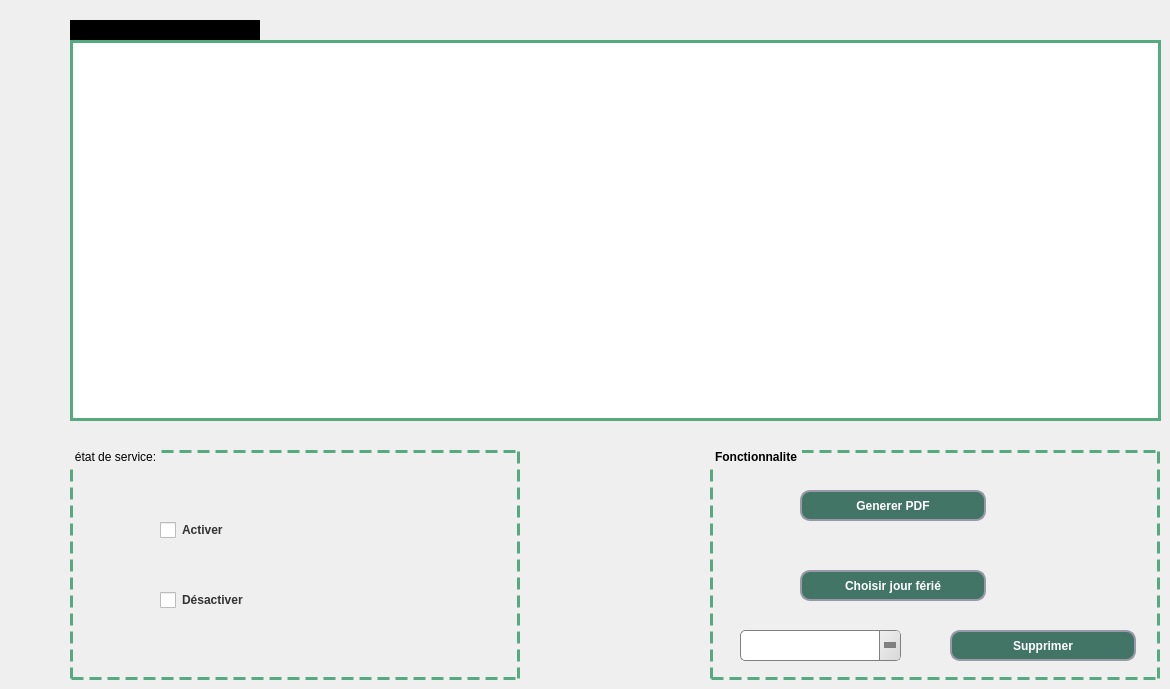
     <widget class="QWidget" name="tab_3">
      <attribute name="title">
       <string>Cafe</string>
      </attribute>
      <widget class="QGroupBox" name="groupBox_4">
       <property name="geometry">
        <rect>
         <x>70</x>
         <y>450</y>
         <width>450</width>
         <height>230</height>
        </rect>
       </property>
       <property name="styleSheet">
        <string notr="true">QGroupBox {
    border: 3px dashed rgb(85, 170, 127);
    margin-top: 1ex; /* leave space at the top for the title */
font: 10pt &quot;MS Shell Dlg 2&quot;;
}

QGroupBox::title {
    subcontrol-origin: margin;
    padding: 0 3px;
}</string>
       </property>
       <property name="title">
        <string>état de service:</string>
       </property>
       <widget class="QCheckBox" name="checkBox_5">
        <property name="geometry">
         <rect>
          <x>70</x>
          <y>70</y>
          <width>150</width>
          <height>20</height>
         </rect>
        </property>
        <property name="styleSheet">
         <string notr="true">QCheckBox {
    color: #333;
    font-weight: bold;
    padding-left: 20px;
}

QCheckBox::indicator {
    width: 16px;
    height: 16px;
}


</string>
        </property>
        <property name="text">
         <string>Activer</string>
        </property>
       </widget>
       <widget class="QCheckBox" name="checkBox_6">
        <property name="geometry">
         <rect>
          <x>70</x>
          <y>140</y>
          <width>150</width>
          <height>20</height>
         </rect>
        </property>
        <property name="styleSheet">
         <string notr="true">QCheckBox {
    color: #333;
    font-weight: bold;
    padding-left: 20px;
}

QCheckBox::indicator {
    width: 16px;
    height: 16px;
}

</string>
        </property>
        <property name="text">
         <string>Désactiver</string>
        </property>
       </widget>
      </widget>
      <widget class="QLabel" name="label_10">
       <property name="geometry">
        <rect>
         <x>70</x>
         <y>20</y>
         <width>190</width>
         <height>20</height>
        </rect>
       </property>
       <property name="styleSheet">
        <string notr="true">QLabel {
	font: 12pt &quot;MS Shell Dlg 2&quot;;
    color: black;
    background-color: black;
    font-weight: bold;
}
</string>
       </property>
       <property name="text">
        <string>Service récent :</string>
       </property>
      </widget>
      <widget class="QLabel" name="label_14">
       <property name="geometry">
        <rect>
         <x>1020</x>
         <y>9</y>
         <width>141</width>
         <height>31</height>
        </rect>
       </property>
       <property name="text">
        <string/>
       </property>
       <property name="pixmap">
        <pixmap>../../../../Downloads/331307335_580804193677575_966179827642562636_n.png</pixmap>
       </property>
       <property name="scaledContents">
        <bool>true</bool>
       </property>
      </widget>
      <widget class="QGroupBox" name="groupBox_6">
       <property name="geometry">
        <rect>
         <x>710</x>
         <y>450</y>
         <width>450</width>
         <height>230</height>
        </rect>
       </property>
       <property name="styleSheet">
        <string notr="true">QGroupBox {
    border: 3px dashed rgb(85, 170, 127);
    margin-top: 1ex; /* leave space at the top for the title */
font: 75 9pt &quot;MS Shell Dlg 2&quot;;
font-weight: bold;
}

QGroupBox::title {
    subcontrol-origin: margin;
    padding: 0 3px;
}</string>
       </property>
       <property name="title">
        <string>Fonctionnalite</string>
       </property>
       <widget class="QPushButton" name="pushButton_4">
        <property name="geometry">
         <rect>
          <x>90</x>
          <y>40</y>
          <width>186</width>
          <height>31</height>
         </rect>
        </property>
        <property name="font">
         <font>
          <pointsize>9</pointsize>
          <weight>75</weight>
          <bold>true</bold>
         </font>
        </property>
        <property name="styleSheet">
         <string notr="true">QPushButton{
 background: rgb(66, 117, 102);
border-radius:10px;
border-style:solid;
border-width:2px;
border-color:#9999aa;
color:white;
}
QPushButton:enabled{
 background-color: rgb(66, 117, 102);
color:white;
}

QPushButton:pressed{
 background-color: qlineargradient(spread:pad, x1:0.5, y1:0.0342727, x2:0.5, y2:1, stop:0 rgba(0, 255, 255, 255), stop:1 rgba(255, 255, 255, 255));
color:#fffffe;
}

QPushButton:hover:!pressed{
 background-color:   rgb(221,222,217);
color:#0c2f70;
}

QPushButton:disabled{
background-color:rgb(66, 117, 102);
color:#ffffff;
}</string>
        </property>
        <property name="text">
         <string>Generer PDF</string>
        </property>
       </widget>
       <widget class="QLabel" name="label_17">
        <property name="geometry">
         <rect>
          <x>20</x>
          <y>30</y>
          <width>51</width>
          <height>51</height>
         </rect>
        </property>
        <property name="text">
         <string/>
        </property>
        <property name="pixmap">
         <pixmap>../../../../Downloads/331585408_556456159849722_8965214278401908655_n (1).png</pixmap>
        </property>
        <property name="scaledContents">
         <bool>true</bool>
        </property>
       </widget>
       <widget class="QPushButton" name="pushButton_6">
        <property name="geometry">
         <rect>
          <x>90</x>
          <y>120</y>
          <width>186</width>
          <height>31</height>
         </rect>
        </property>
        <property name="font">
         <font>
          <pointsize>9</pointsize>
          <weight>75</weight>
          <bold>true</bold>
         </font>
        </property>
        <property name="styleSheet">
         <string notr="true">QPushButton{
 background: rgb(66, 117, 102);
border-radius:10px;
border-style:solid;
border-width:2px;
border-color:#9999aa;
color:white;
}
QPushButton:enabled{
 background-color: rgb(66, 117, 102);
color:white;
}

QPushButton:pressed{
 background-color: qlineargradient(spread:pad, x1:0.5, y1:0.0342727, x2:0.5, y2:1, stop:0 rgba(0, 255, 255, 255), stop:1 rgba(255, 255, 255, 255));
color:#fffffe;
}

QPushButton:hover:!pressed{
 background-color:   rgb(221,222,217);
color:#0c2f70;
}

QPushButton:disabled{
background-color:rgb(66, 117, 102);
color:#ffffff;
}</string>
        </property>
        <property name="text">
         <string>Choisir jour férié</string>
        </property>
       </widget>
       <widget class="QLabel" name="label_19">
        <property name="geometry">
         <rect>
          <x>20</x>
          <y>110</y>
          <width>51</width>
          <height>51</height>
         </rect>
        </property>
        <property name="text">
         <string/>
        </property>
        <property name="pixmap">
         <pixmap>../../../../Downloads/calendar (1).png</pixmap>
        </property>
        <property name="scaledContents">
         <bool>true</bool>
        </property>
       </widget>
       <widget class="QPushButton" name="pushButton_supp">
        <property name="geometry">
         <rect>
          <x>240</x>
          <y>180</y>
          <width>186</width>
          <height>31</height>
         </rect>
        </property>
        <property name="font">
         <font>
          <pointsize>9</pointsize>
          <weight>75</weight>
          <bold>true</bold>
         </font>
        </property>
        <property name="styleSheet">
         <string notr="true">QPushButton{
 background: rgb(66, 117, 102);
border-radius:10px;
border-style:solid;
border-width:2px;
border-color:#9999aa;
color:white;
}
QPushButton:enabled{
 background-color: rgb(66, 117, 102);
color:white;
}

QPushButton:pressed{
 background-color: qlineargradient(spread:pad, x1:0.5, y1:0.0342727, x2:0.5, y2:1, stop:0 rgba(0, 255, 255, 255), stop:1 rgba(255, 255, 255, 255));
color:#fffffe;
}

QPushButton:hover:!pressed{
 background-color:   rgb(221,222,217);
color:#0c2f70;
}

QPushButton:disabled{
background-color:rgb(66, 117, 102);
color:#ffffff;
}</string>
        </property>
        <property name="text">
         <string>Supprimer</string>
        </property>
       </widget>
       <widget class="QComboBox" name="ComboBox_id_sr">
        <property name="geometry">
         <rect>
          <x>30</x>
          <y>180</y>
          <width>161</width>
          <height>31</height>
         </rect>
        </property>
        <property name="styleSheet">
         <string notr="true">QComboBox {
    background: qlineargradient(x1:0, y1:0, x2:1, y2:0,
        stop:0 #E1E1E1, stop: 0.4 #DDDDDD,
        stop: 0.5 #D8D8D8, stop: 1.0 #D3D3D3);
    border: 1px solid gray;
    border-radius: 5px;
    padding: 1px 18px 1px 3px;
}
QComboBox::down-arrow {
    width: 0;
    height: 0;
    border-style: solid;
    border-width: 6px 6px 0 6px;
    border-color: gray transparent transparent transparent;
}
QComboBox::drop-down {
    subcontrol-origin: padding;
    subcontrol-position: top right;
    width: 20px;
    border-left-width: 1px;
    border-left-color: gray;
    border-left-style: solid;
    border-top-right-radius: 3px;
    border-bottom-right-radius: 3px;
    background: qlineargradient(x1: 0, y1: 0, x2: 1, y2: 1, stop: 0 #f0f0f0, stop: 1 #d8d8d8);

}
QComboBox::hover {
    background: #d0d0d0;
}

QComboBox::pressed {
    background: #c8c8c8;
}</string>
        </property>
       </widget>
      </widget>
      <widget class="QTableView" name="tab_recent_cafe">
       <property name="geometry">
        <rect>
         <x>70</x>
         <y>40</y>
         <width>1091</width>
         <height>381</height>
        </rect>
       </property>
       <property name="styleSheet">
        <string notr="true">QHeaderView::section {
	font: 75 9pt &quot;MS Shell Dlg 2&quot;;
font-weight: bold;
	color:rgb(66,117,102);
    padding: 4px;
    border-style: solid ;
    border-bottom: 2px solid rgb(85, 170, 127) ;
    border-right: 2px solid rgb(85, 170, 127) ;
}
QScrollBar:horizontal {
    border: 2px solid grey;
    background: #3f7265;
    height: 15px;
    margin: 0px 20px 0 20px;
}
QScrollBar::handle:horizontal {
    background:rgb(238, 238, 238);
    min-width: 20px;
}
QScrollBar::add-line:horizontal {
    border: 2px solid grey;
    background: #3f7265;
    width: 20px;
    subcontrol-position: right;
    subcontrol-origin: margin;
}

QScrollBar::sub-line:horizontal {
    border: 2px solid grey;
    background: #3f7265;
    width: 20px;
    subcontrol-position: left;
    subcontrol-origin: margin;
}
QTableView {
    border: 3px solid rgb(85, 170, 127);
    inner-border: 3px dashed rgb(85, 170, 127);
    margin-top: 1ex; /* leave space at the top for the title */
font: 10pt &quot;MS Shell Dlg 2&quot;;
}</string>
       </property>
      </widget>
     </widget>
